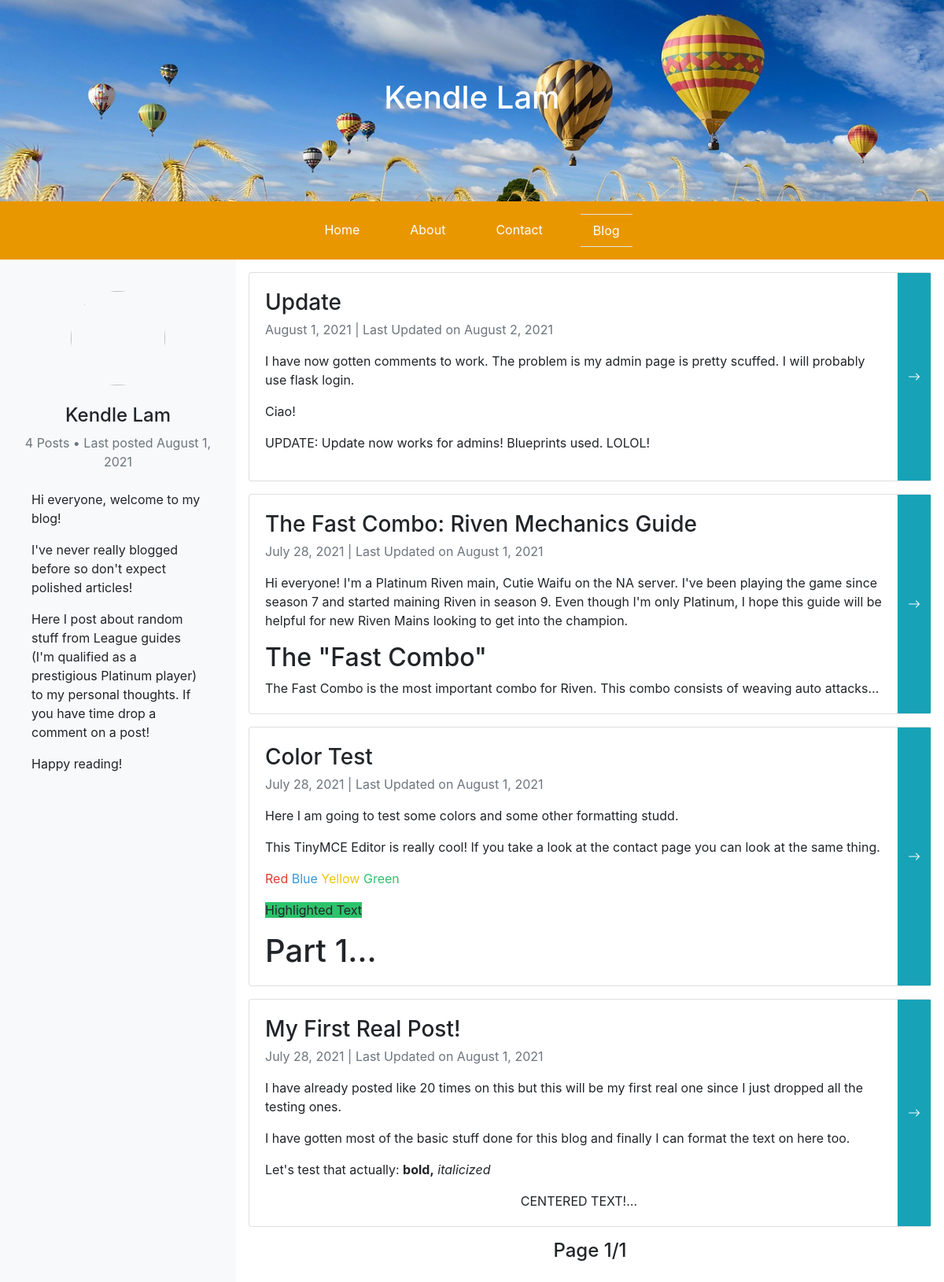
/blog, run on an earlier commit of the app's database.
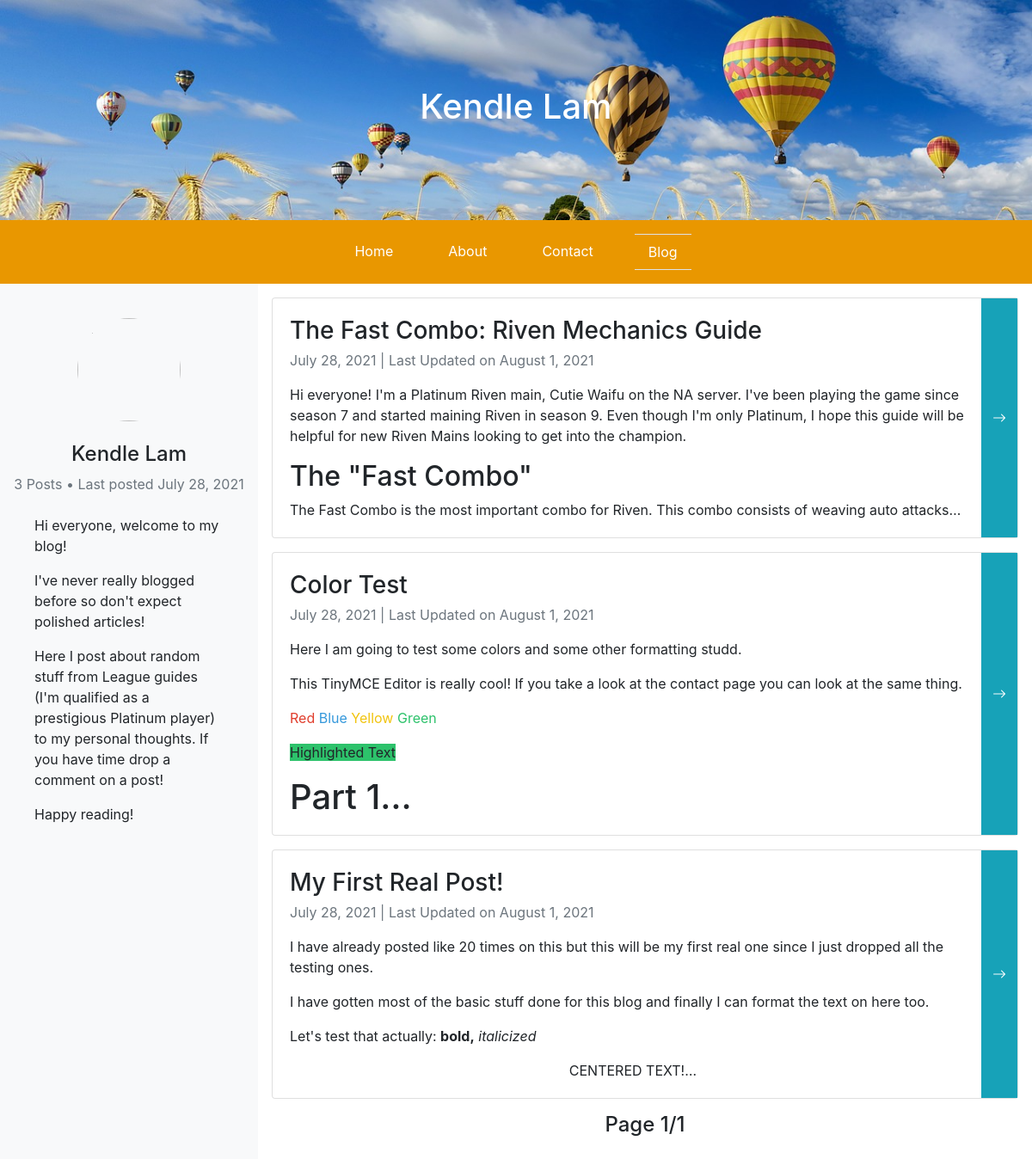
And on a later commit of the database.
### flaskblog/models.py (models this page shows, shortened)
class Post(db.Model):
    id = db.Column(db.Integer, primary_key=True)
    title = db.Column(db.String(100), nullable=False)
    date_posted = db.Column(db.DateTime, nullable=False, default=datetime.utcnow)
    last_updated = db.Column(db.DateTime, nullable=False, default=datetime.utcnow)
    content = db.Column(db.Text, nullable=False)
    comments = db.relationship('Comment', backref='post', lazy=True)

### flaskblog/posts/routes.py (the view)
@posts.route("/blog")
def blog():
    page = request.args.get('page', 1, type=int)
    posts = Post.query.order_by(Post.date_posted.desc()).paginate(page=page, per_page=comment_per_page)
    return render_template("blog.html", posts = posts, title='Blog')

### flaskblog/templates/blog.html (shortened to what this page needs)
{% extends "layout.html"%}
{% set active_page = "blog" %}
{% block content %}
<div class="container-fluid px-0 d-flex h-100">
    <div class="row no-gutters flex-grow-1">
        <div class="col-md-3 bg-light ">
            <div class="sticky-top p-3">
                <div class="d-flex flex-column">
                    <img id="circle-image" class="mx-auto d-block my-4" src="{{ url_for('static', filename='blog_profile.jpg') }}">
                    <h4 class="text-center">Kendle Lam</h4>
                    <div class="text-muted text-center">
                        {{posts.total}} Posts &#8226; Last posted {{posts.items[0].date_posted.strftime('%B %e, %Y')}}
                    </div>
                    <div class="p-4">
                        <p>Hi everyone, welcome to my blog!</p>
                        <p>I've never really blogged before so don't expect polished articles!</p>
                        <p>Here I post about random
                            stuff from League guides (I'm qualified as a prestigious Platinum player) to my personal thoughts. If you have time drop a comment on a post! </p>
                        <p>Happy reading!</p>
                    </div>
                </div>
            </div>
        </div>
        <div class="col-md-9 px-3">
            {% for post in posts.items %}
            <div class="card my-3 flex-row d-flex">
                <div class="card-body">
                    <h3 class="card-title text-truncate">{{ post.title }}</h3>
                    <p class="card-subtitle text-muted">{{ post.date_posted.strftime('%B %e, %Y') }}
                        {% if post.date_posted.strftime('%B %e, %Y') != post.last_updated.strftime('%B %e, %Y') %} |
                        <span> Last Updated on {{ post.last_updated.strftime('%B %e, %Y')}}</span>
                        {% endif %}
                    </p>
                    <div class="card-text mt-3 blog-text" >{{ post.content|safe }}</div>
                </div>
                <a href="{{ url_for('posts.post', post_id=post.id, blogpage=posts.page) }}">
                    <button class="btn btn-info rounded-0 h-100" >
                        <i class="bi bi-arrow-right"></i>
                    </button>
                </a>
            </div>
            {% endfor %}
            <div class="d-flex justify-content-between">
                <h4>Page {{posts.page}}/{{posts.pages}}</h4>
            </div>
        </div>
    </div>
</div>
{% endblock%}

### flaskblog/templates/layout.html (shortened to what this page needs)
<!DOCTYPE html>
<html lang="en">
<head>
    <link rel="stylesheet" href="https://stackpath.bootstrapcdn.com/bootstrap/4.3.1/css/bootstrap.min.css">
    <link rel="stylesheet" type="text/css" href="{{ url_for('static', filename='main.css') }}">
    <link rel="stylesheet" href="https://cdn.jsdelivr.net/npm/bootstrap-icons@1.5.0/font/bootstrap-icons.css">
</head>
<body>
    {% if current_user.is_authenticated %}
    {% set navigation_bar = [
        ('main.index', 'index', 'Home'),
        ('main.about', 'about', 'About'),
        ('main.contact', 'contact', 'Contact'),
        ('posts.blog', 'blog', 'Blog'),
        ('users.logout', 'logout', 'Logout')
    ] -%}
    {% else %}
    {% set navigation_bar = [
        ('main.index', 'index', 'Home'),
        ('main.about', 'about', 'About'),
        ('main.contact', 'contact', 'Contact'),
        ('posts.blog', 'blog', 'Blog')
    ] -%}
    {% endif %}
    {% set active_page = active_page|default('index') -%}
    <div class="header">
        <h1>Kendle Lam</h1>
    </div>
    <ul class="nav justify-content-center p-3" style="background-color: rgb(233, 151, 0);">
        {% for href, id, caption in navigation_bar %}
        {% if id == active_page %}
        <li class="nav-item mx-3 border-top border-bottom"><a class="nav-link" href="{{ url_for(href) }}">{{ caption|e }}</a></li>
        {% else %}
        <li class="nav-item mx-3"><a class="nav-link" href="{{ url_for(href) }}">{{ caption|e }}</a></li>
        {% endif%}
        {% endfor %}
    </ul>
    {% block content %}{% endblock %}
</body>
</html>

### flaskblog/static/main.css (style rules this page uses)
a.nav-link { color:white; }
#circle-image { height:120px; width:120px; border-radius:50%; background-position:center; }
.blog-text { overflow: hidden; text-overflow: ellipsis; display: -webkit-box; -webkit-line-clamp: 5; -webkit-box-orient: vertical; }
.card-title { line-height: normal; }
html, body { height:100%; }
.header { text-align:center; background-image: url("header_image.jpg"); background-size:cover; padding-top:100px; padding-bottom:100px; color:white; }

What changed in the data, as far as the page shows it:
removed Post: date_posted "August 1, 2021", title "Update", last_updated "August 2, 2021", content "I have now gotten comments to work. The problem is my admin page is pretty scuffed. I will probably use flask login. Ciao! UPDATE: Update now works for admins! Blueprints used. LOLOL!"
Also different on the page:
{{ posts.total }}: "4" → "3"
{{ posts.items[0].date_posted.strftime('%B %e, %Y') }}: "August 1, 2021" → "July 28, 2021"
